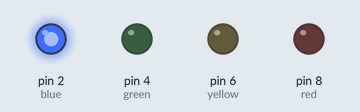
The sketch below on a simulated Arduino Uno, built with avr-gcc and run on an emulated ATmega328P. Shown: output pins drawn as LEDs (lit = HIGH).

Above: at 0.05 s.
At 0.25 s:
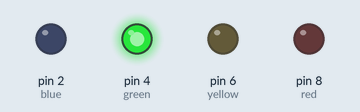
At 0.75 s:
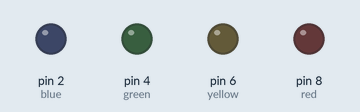
At 1.45 s:
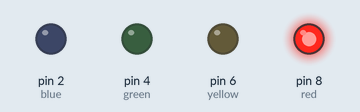
At 2.85 s:
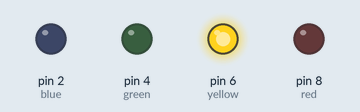
Timing chart, 0 to 3.1 s (numbered marks = the images above):
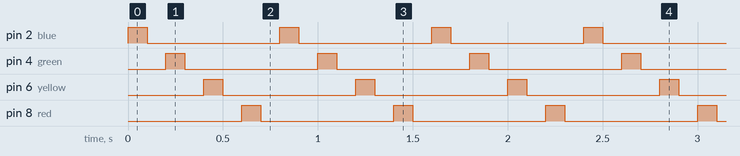

The sketch:

5331HW3.ino
```cpp
int red=8;
int yellow=6;
int green =4;
int blue = 2;
void setup() {
  // initialize digital pin LED_BUILTIN as an output.
  pinMode(blue, OUTPUT);
  pinMode(green, OUTPUT);
  pinMode(yellow, OUTPUT);
  pinMode(red, OUTPUT);
}

// the loop function runs over and over again forever
void loop() {
  digitalWrite(blue, HIGH);  // turn the LED on (HIGH is the voltage level)
  delay(100);
  digitalWrite(blue, LOW);  // turn the LED on (HIGH is the voltage level)
  delay(100);
  digitalWrite(green, HIGH);  // turn the LED on (HIGH is the voltage level)
  delay(100);
  digitalWrite(green, LOW);  // turn the LED on (HIGH is the voltage level)
  delay(100);
  digitalWrite(yellow, HIGH);  // turn the LED on (HIGH is the voltage level)
  delay(100);
  digitalWrite(yellow, LOW);  // turn the LED on (HIGH is the voltage level)
  delay(100);       // wait for a second
  digitalWrite(red, HIGH);   // turn the LED off by making the voltage LOW
  delay(100);
  digitalWrite(red, LOW);   // turn the LED off by making the voltage LOW
  delay(100);
                 // wait for a second
}
```

Measured:
- by itself, pin 2 (blue), pin 4 (green), pin 6 (yellow), pin 8 (red): alternates HIGH for 0.10 s and LOW for 0.70 s
